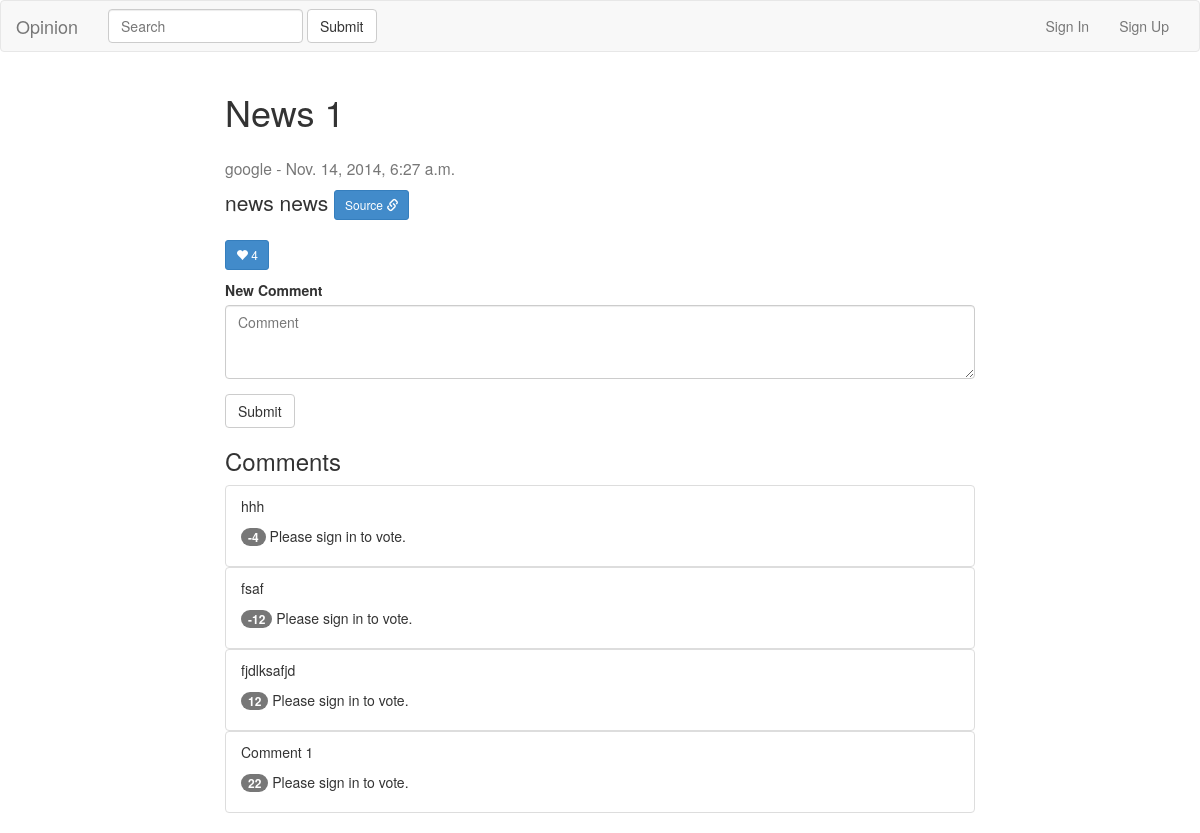
The app's page /topic_id=1/, older data.
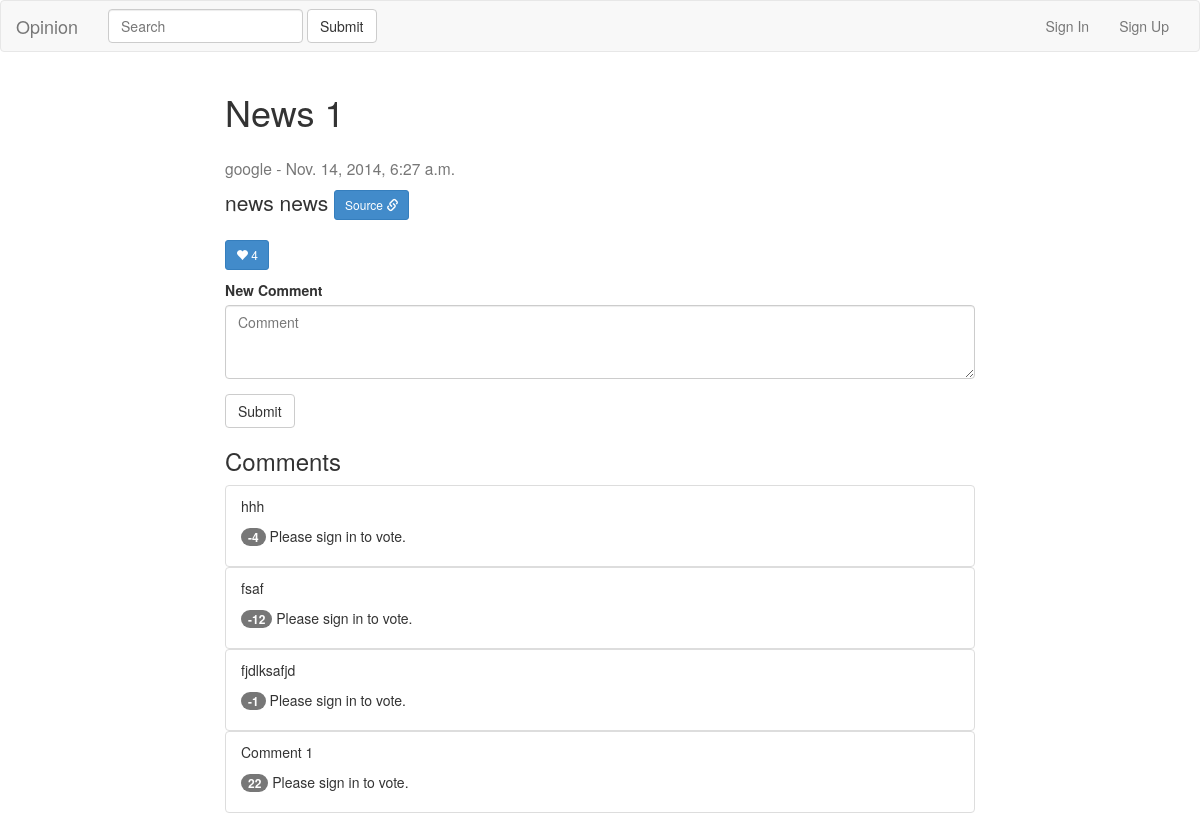
The same page, newer data.
### appopinion/models.py (models this page shows)
class Comment(models.Model):
    content = models.TextField()
    parent = models.ForeignKey(Topic)
    date = models.DateTimeField('date published')
    vote = models.BigIntegerField(default=0)

### appopinion/views.py (the view)
# urls.py: url(r'^topic_id=(?P<topic_id>[0-9]+)/$', views.topic_detail, name='topic_detail'),
def topic_detail(request, topic_id):
    topic = Topic.objects.get(pk=topic_id)
    try:
        comment_text = request.POST['content']
        if comment_text != '':
            if not request.user.is_authenticated():
                return HttpResponseRedirect(
                            reverse('appopinion:signin') +
                            '?next=%s' % request.path)
            new_comment = Comment(
                                  parent_id = topic_id,
                                  content = cgi.escape(comment_text, True),
                                  date = datetime.now(),
                                  )
            new_comment.save()
    except:
        pass
    comment_list = Comment.objects.all().filter(parent_id=topic_id)
    return render(request, 'appopinion/topic_detail.html', {'topic_id':topic_id, 'topic':topic, 'comment_list':comment_list[::-1]})

### appopinion/template/appopinion/topic_detail.html (shortened to what this page needs)
{% extends 'appopinion/base.html' %}
{%  block content %}
<div class="container">
    <div class="row">
		<div class="col-md-8 col-md-offset-2">
			<h1>{{topic.title}}</h1>
			<h3><small>{{topic.source}} - {{topic.date}}</small></h3>
		</div>
		<div class="col-md-8 col-md-offset-2">
			<p class="lead">{{topic.content}} <a class="btn btn-primary btn-sm" href="{{ topic.url }}" role="button">Source <span class="glyphicon glyphicon-link" aria-hidden="true"></span></a>
            </p>
            <p>
              <form action="{% url 'appopinion:like' topic.id %}" method="post">
                <button type="submit" class="btn btn-primary btn-sm">
                    <span class="glyphicon glyphicon-heart" aria-hidden="true"></span>
                    {{topic.likecount}}
                </button>
              </form>
            </p>
        </div>
  	</div>
  	<div class="row">
		<div class="col-md-8 col-md-offset-2">
		<form action="" method="post">
    		<div class="form-group">
    			<label for="content">New Comment</label>
    			<textarea class="form-control" name="content" id="content" placeholder="Comment" ROWS=3></textarea>
  			</div>
    		<button type="submit" class="btn btn-default" >Submit</button>
		</form>
		</div>
  	</div>
  	<div class="row">
  		<div class="col-md-8 col-md-offset-2">
  		<h3>Comments</h3>
  		<ul class="list-group">
  			{% for comment in comment_list %}
			<div class="comments", id="comments">
  			<li class="list-group-item">
              <div>
                <p>{{comment.content}}</p>
                <p>
                  {% if user.is_authenticated %}
                    <a href='#' class='vote' data-commentid='{{comment.id}}' data-up='1'><span class="glyphicon glyphicon-thumbs-up" aria-hidden="true"></span></a>
                    <span class="badge" id="votecount{{comment.id}}">{{comment.vote}}</span>
                    <a href='#' class='vote' data-commentid='{{comment.id}}' data-up='0'><span class="glyphicon glyphicon-thumbs-down" aria-hidden="true"></span></a>
                  {% else %}
                    <span class="badge" id="votecount{{comment.id}}">{{comment.vote}}</span>
                    Please sign in to vote.
                  {% endif %}
                </p>
              </div>
            </li>
			</div>
  			{% endfor %}
		</ul>
		</div>
	</div>
</div>
{% endblock %}

Row changes from the older to the newer data that the page shows:
changed Comment "fjdlksafjd": vote "12" → "-1"
